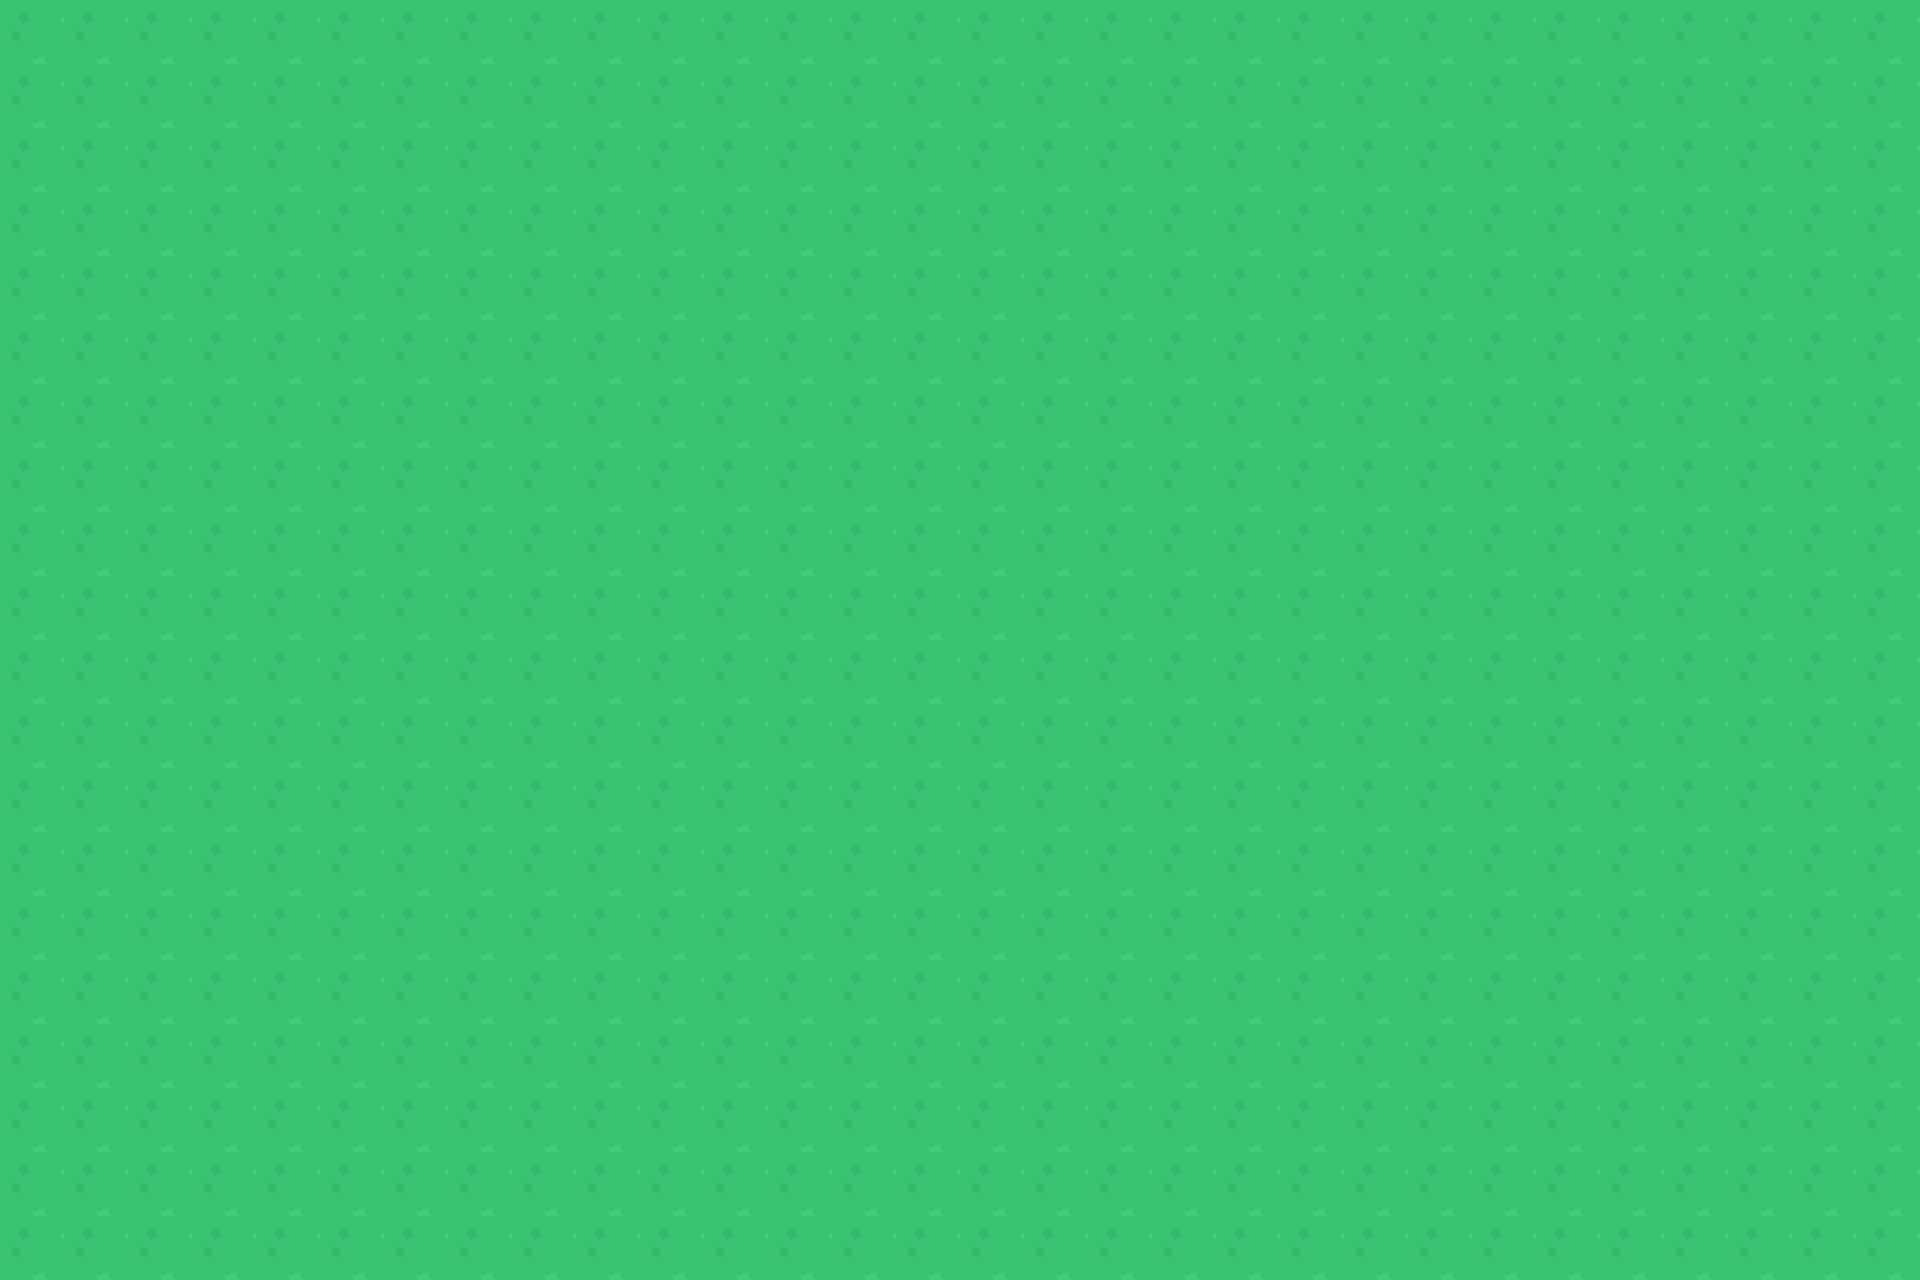

This is a level from a 2D game, rendered from its Tiled map with the project's own tilesets. A one-line summary and the map file follow, with tile-layer data summarised:
An orthogonal 30x20 tile map with 64x64 px tiles, 1 tile layer (Grass) and 35 objects (29x Wall, 5x WoodWall, MetalWall).

<map version="1.10" tiledversion="1.10.2" orientation="orthogonal" renderorder="right-down" width="30" height="20" tilewidth="64" tileheight="64" infinite="0" nextlayerid="5" nextobjectid="44">
 <tileset firstgid="1" name="sprites" tilewidth="64" tileheight="64" tilecount="289" columns="17">
  <image source="../images/sprites.png" width="1124" height="1128" />
 </tileset>
 <layer id="1" name="Grass" width="30" height="20">
  <data>[600 cells, 600 non-empty, 1 distinct tile ids]</data>
 </layer>
 <group id="3" name="Walls">
  <objectgroup id="2" name="MetalWall">
   <object id="1" name="Wall" x="640" y="448" width="64" height="64" />
   <object id="3" name="Wall" x="640" y="512" width="64" height="64" />
   <object id="4" name="Wall" x="704" y="448" width="64" height="64" />
   <object id="5" name="Wall" x="704" y="448" width="64" height="64" />
   <object id="6" name="Wall" x="768" y="448" width="64" height="64" />
   <object id="7" name="Wall" x="832" y="448" width="64" height="64" />
   <object id="8" name="Wall" x="896" y="448" width="64" height="64" />
   <object id="9" name="Wall" x="960" y="448" width="64" height="64" />
   <object id="10" name="Wall" x="1024" y="448" width="64" height="64" />
   <object id="11" name="Wall" x="1088" y="448" width="64" height="64" />
   <object id="12" name="Wall" x="1152" y="448" width="64" height="64" />
   <object id="13" name="Wall" x="1216" y="448" width="64" height="64" />
   <object id="14" name="Wall" x="1216" y="512" width="64" height="64" />
   <object id="15" name="Wall" x="1216" y="576" width="64" height="64" />
   <object id="16" name="Wall" x="1216" y="640" width="64" height="64" />
   <object id="17" name="Wall" x="1216" y="704" width="64" height="64" />
   <object id="18" name="Wall" x="1216" y="768" width="64" height="64" />
   <object id="19" name="Wall" x="1216" y="832" width="64" height="64" />
   <object id="20" name="Wall" x="1216" y="896" width="64" height="64" />
   <object id="37" name="Wall" x="1152" y="896" width="64" height="64" />
   <object id="38" name="MetalWall" x="1088" y="896" width="64" height="64" />
   <object id="28" name="Wall" x="640" y="576" width="64" height="64" />
   <object id="29" name="Wall" x="640" y="640" width="64" height="64" />
   <object id="30" name="Wall" x="640" y="704" width="64" height="64" />
   <object id="31" name="Wall" x="640" y="768" width="64" height="64" />
   <object id="32" name="Wall" x="640" y="768" width="64" height="64" />
   <object id="33" name="Wall" x="640" y="832" width="64" height="64" />
   <object id="34" name="Wall" x="640" y="896" width="64" height="64" />
   <object id="35" name="Wall" x="704" y="896" width="64" height="64" />
   <object id="36" name="Wall" x="768" y="896" width="64" height="64" />
  </objectgroup>
  <objectgroup id="4" name="WoodWall">
   <object id="39" name="WoodWall" x="832" y="896" width="64" height="64" />
   <object id="40" name="WoodWall" x="896" y="896" width="64" height="64" />
   <object id="41" name="WoodWall" x="960" y="896" width="64" height="64" />
   <object id="42" name="WoodWall" x="1024" y="896" width="64" height="64" />
   <object id="43" name="WoodWall" x="1024" y="896" width="64" height="64" />
  </objectgroup>
 </group>
</map>
